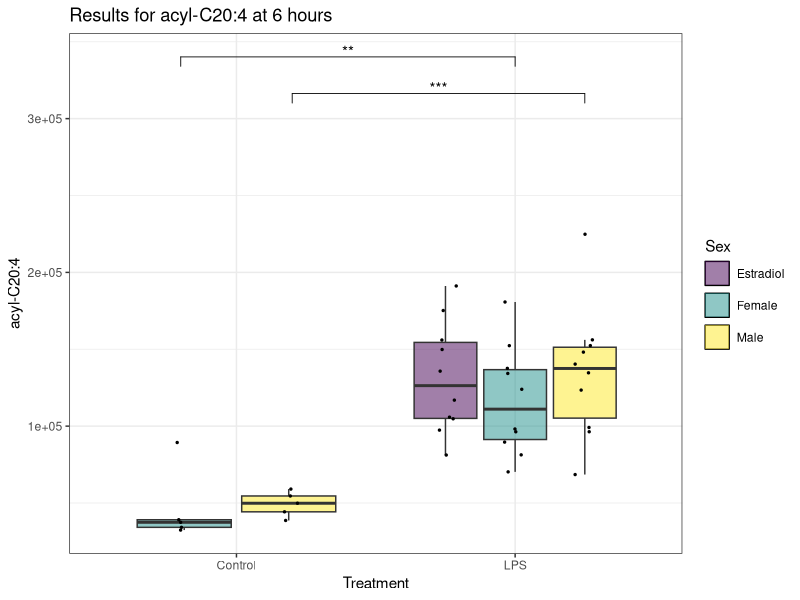
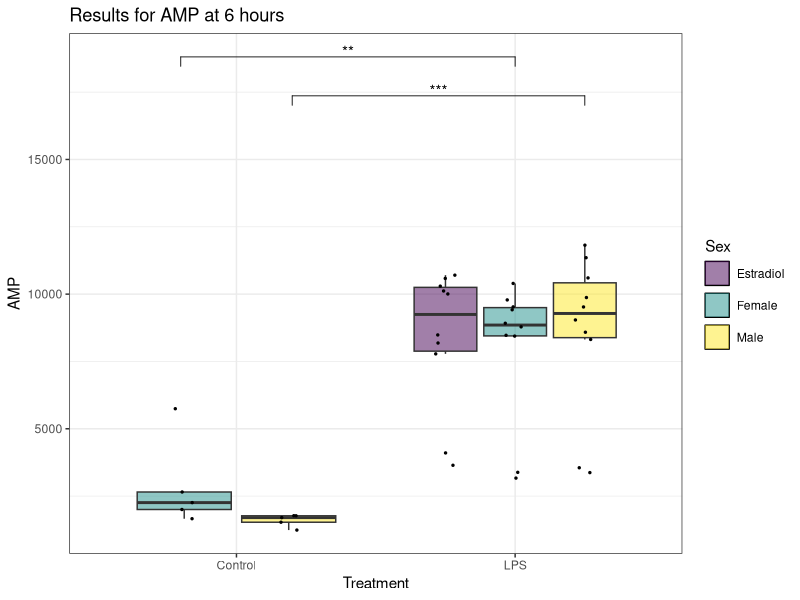
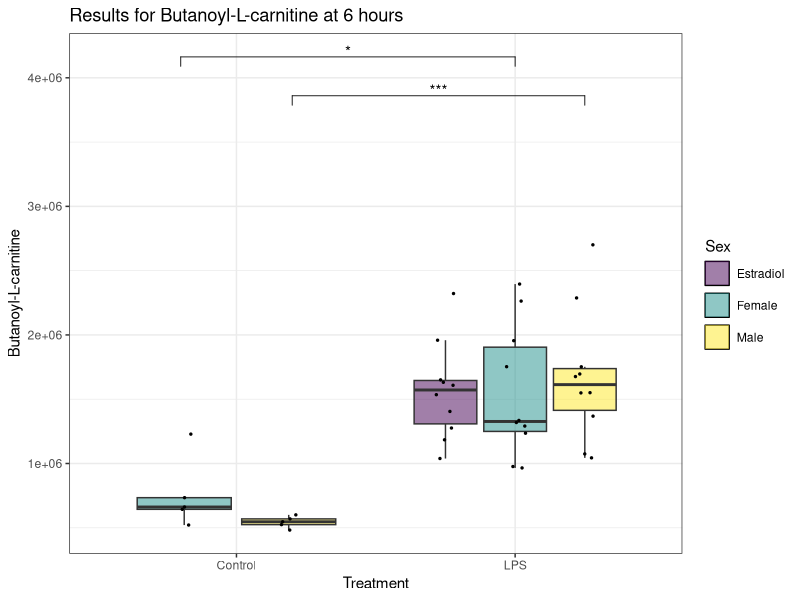
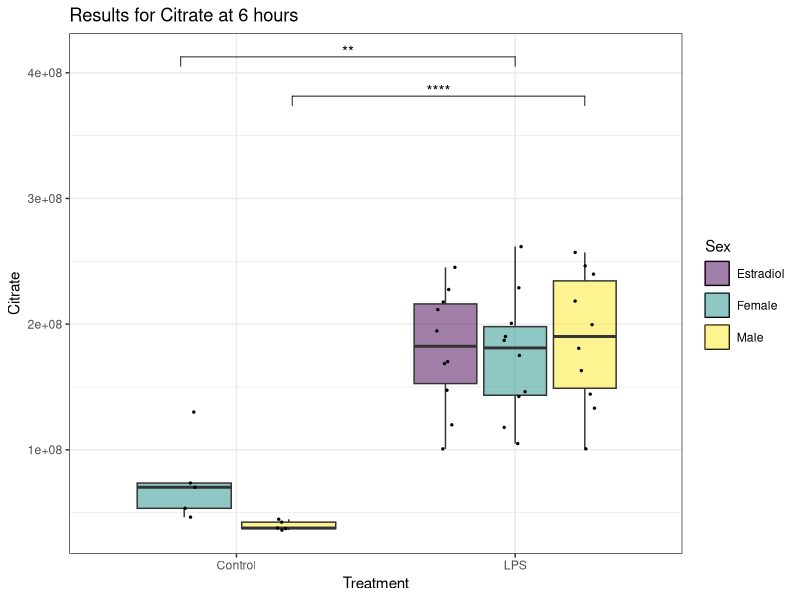
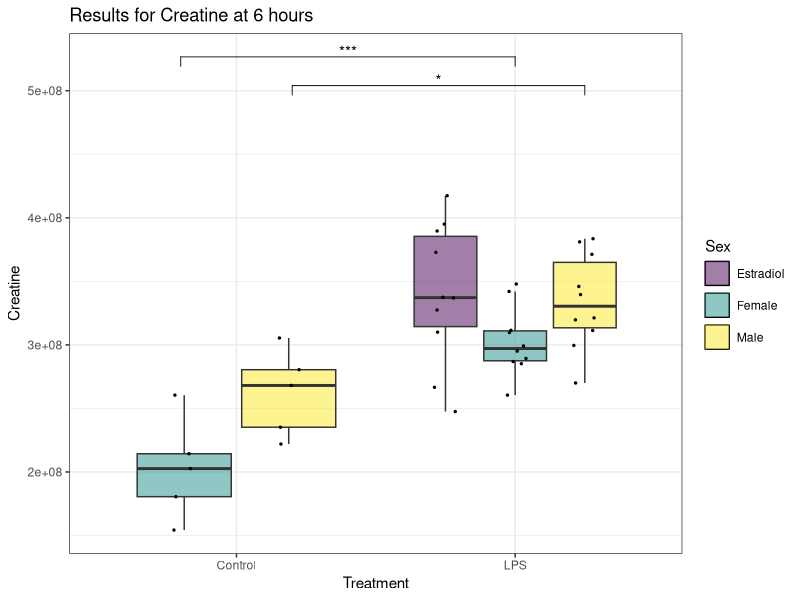
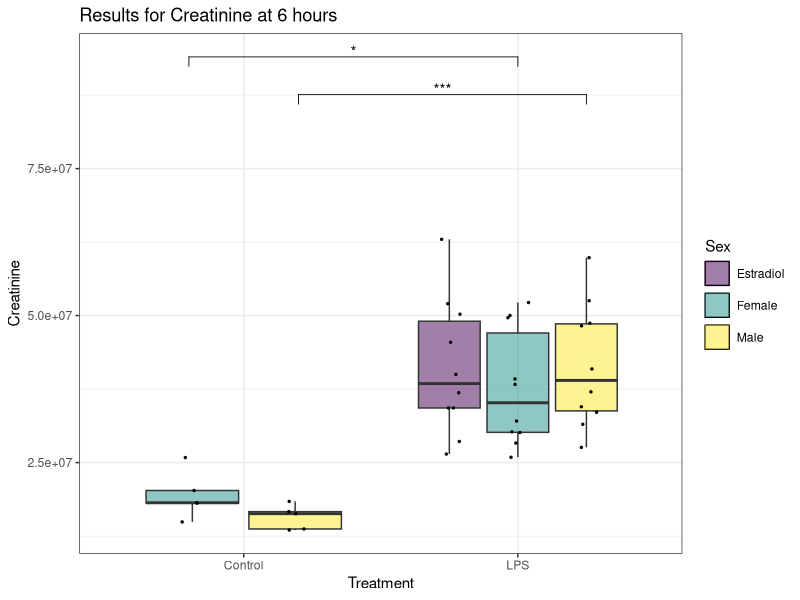
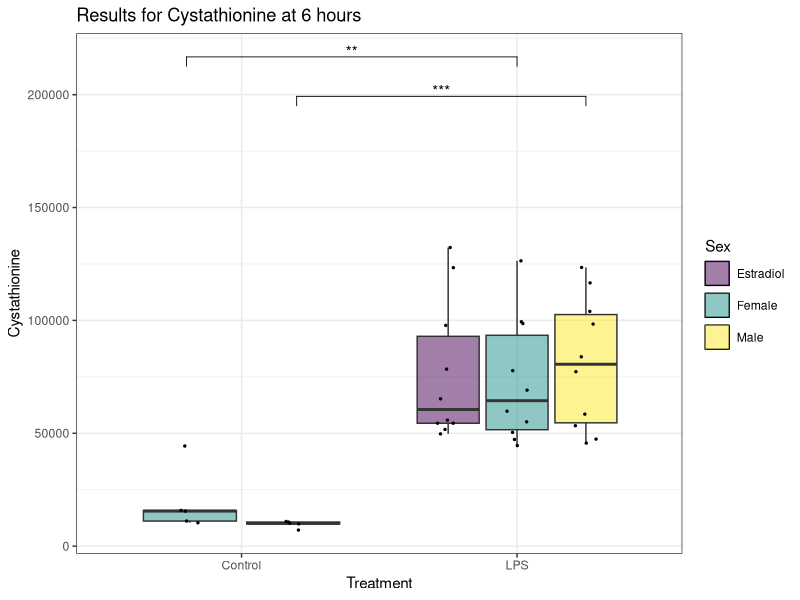
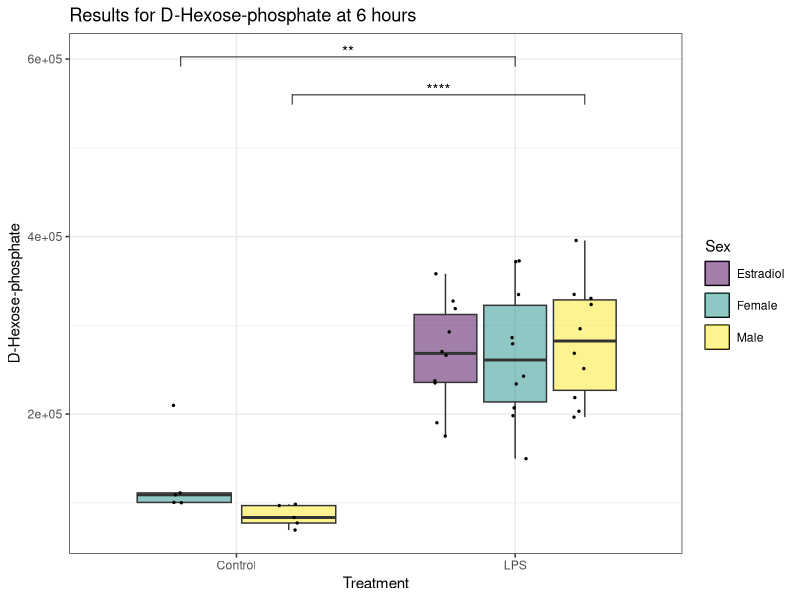

Recreate these plots in R, in order. (Note: this script raises an error after producing the figures.)
# Load necessary libraries
if(!require(readxl)) install.packages("readxl", dependencies=TRUE)
if(!require(dplyr)) install.packages("dplyr", dependencies=TRUE)
if(!require(ggplot2)) install.packages("ggplot2", dependencies=TRUE)
if(!require(viridis)) install.packages("viridis", dependencies=TRUE)
if(!require(rstatix)) install.packages("rstatix", dependencies=TRUE)
if(!require(tidyr)) install.packages("tidyr", dependencies=TRUE)
if(!require(ggpubr)) install.packages("ggpubr", dependencies=TRUE)


library(readxl)
library(dplyr)
library(ggplot2)
library(viridis)
library(rstatix)
library(tidyr)
library(ggpubr)

#Set your working directory
setwd("~/R/SepticShock")

# Read the original data from the first sheet "Clinical Data" to get the original column names
original_data <- read_excel("SepticShockDataR.xlsx", sheet = "Metabolite Data")

# Create a mapping of original names to modified names
original_names <- names(original_data)[-1:-5]
modified_names <- make.names(original_names)
name_mapping <- setNames(original_names, modified_names)

# Read the data and rename columns
data <- original_data %>%
  rename_all(make.names)

# Filter to retain only rows where timepoint == 6
data <- data %>%
  filter(Timepoint == 6)

# Convert to tidy format
tidy_data<-data %>% 
  pivot_longer(cols = L.alanine:X.5Z.8Z.11Z.14Z.17Z..Icosapentaenoic.acid, names_to = "Observation", values_to = "Values") %>%
  mutate("Sex:Treatment" = paste0(Sex, ":", Treatment)) %>%
  drop_na(Values)

tidy_data$`Sex:Treatment` <- factor(tidy_data$`Sex:Treatment`, 
                                    levels = c("Female:Control", 
                                               "Male:Control", 
                                               "Estradiol:LPS", 
                                               "Female:LPS", 
                                               "Male:LPS"))
tidy_data$Patient.ID <- factor(tidy_data$Patient.ID)
tidy_data$Species <- factor(tidy_data$Species)
tidy_data$Sex <- factor(tidy_data$Sex)
tidy_data$Treatment <- factor(tidy_data$Treatment)
tidy_data$Observation <- factor(tidy_data$Observation)

# Perform Tukey's HSD test
tidy_tukey<-tidy_data %>% 
  group_by(Observation) %>% 
  tukey_hsd(Values ~ Sex * Treatment) %>%
  ungroup()

write.csv(tidy_tukey, "SSD_Metabolite6hr_TukeyHSD.csv", row.names = FALSE) 

# Filter to retain only Group Differences between reasonable groups
tidy_tukey<-tidy_tukey %>%
  filter(term == "Sex:Treatment") %>%
  filter(group1 != "Female:Control" | group2 != "Male:LPS") %>%
  filter(group1 != "Female:Control" | group2 != "Estradiol:LPS") %>%
  filter(group1 != "Male:Control" | group2 != "Female:LPS") %>%
  filter(group1 != "Estradiol:Control") %>%
  filter(group1 != "Male:Control" | group2 != "Estradiol:LPS")

# Filter to retain sets where at least one p-value is less than 0.05
sig_observations <- tidy_tukey %>%
  group_by(Observation) %>%
  filter(any(p.adj < 0.05)) %>%
  ungroup()

# Extract unique names of significant observations
sig_observations <- sig_observations %>%
  distinct(Observation)

write.csv(sig_observations, "SSD_Metabolite6hr_Sig_Observations.csv", row.names = FALSE)

############
for (observation in sig_observations$Observation) {
  original_observation <- name_mapping[[observation]]
  
  plot_data <- tidy_data %>%
    filter(Observation == observation) %>%
    dplyr::select(Sex, Treatment, 'Sex:Treatment', Values)
  plot_tukey <- tidy_tukey %>%
    filter(Observation == observation) %>%
    filter(p.adj.signif != 'ns') %>%
    add_y_position(test = ., 
                   data = plot_data, 
                   formula = Values ~ Sex:Treatment, 
                   fun = "max", 
                   scales = "fixed", 
                   comparisons = list(c("Female:LPS", "Male:LPS"),
                                      c("Estradiol:LPS", "Female:LPS"),
                                      c("Estradiol:LPS", "Male:LPS"),
                                      c("Male:Control", "Male:LPS"), 
                                      c("Female:Control", "Female:LPS"),
                                      c("Female:Control", "Male:Control")), 
                   step.increase = 0.12) %>%
    add_x_position(test = ., x = 'Sex:Treatment')
  
  plot_tukey <- mutate(plot_tukey, xmin = case_when(xmin == 1 ~ 0.8,
                                                    xmin == 2 ~ 1.2,
                                                    xmin == 3 ~ 1.75,
                                                    xmin == 4 ~ 2))
  plot_tukey <- mutate(plot_tukey, xmax = case_when(xmax == 2 ~ 1.2,
                                                    xmax == 3 ~ 1.75,
                                                    xmax == 4 ~ 2,
                                                    xmax == 5 ~ 2.25))
  
  p <- ggplot(plot_data, 
              aes(x = Treatment, y = !!rlang::sym("Values"))) +
    geom_boxplot(outlier.shape = NA, 
                 aes(fill = Sex), 
                 key_glyph = draw_key_rect) +  # Remove outliers from boxplot to avoid duplication with jitter
    geom_point(aes(fill = Sex), 
               size = 0.5, 
               position=position_jitterdodge(jitter.width = 0.2), 
               show.legend = F) +
    labs(title = paste("Results for", original_observation, "at 6 hours"),
         y = original_observation) +
    stat_pvalue_manual(plot_tukey, 
                       label = "p.adj.signif", 
                       y.position = "y.position", 
                       xmin = "xmin", 
                       xmax = "xmax", 
                       hide.ns = TRUE, 
                       tip.length = 0.02, 
                       bracket.nudge.y = 0) +
    scale_fill_viridis(discrete = TRUE, 
                       alpha = 0.5, 
                       option="viridis") + 
    theme_bw() +
    theme(legend.key = element_rect(color = "black"), 
          legend.key.spacing.y = unit(0.2, "cm"))
  
  print(p)
  
  # Save each plot as a PNG file
  ggsave(filename = paste0(observation, 
                           "_6hr.png"),
         path = '~/R/SepticShock/Plots/Metabolite/6hr',
         plot = p, 
         width = 8, 
         height = 6)
}
